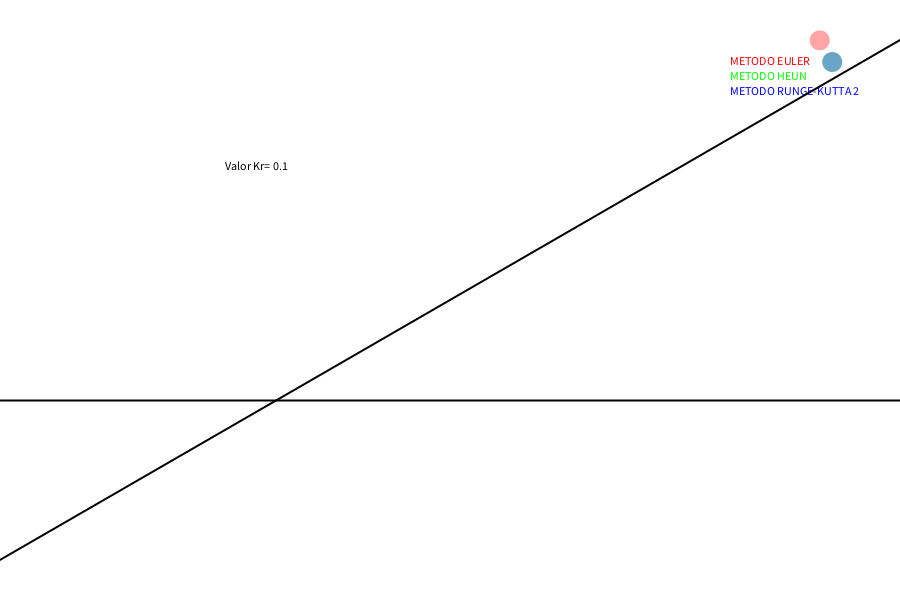
Frame 1 (no input)
Frame 60 (the mouse pressed at the canvas centre just before this capture): identical to frame 1, image omitted
Frame 120 (the mouse held since frame 60 and released just before this capture): identical to frame 1, image omitted

The Processing sketch that drew this single still picture (run headless with seeded random() and noise(); from frame 60 on, the mouse is pressed at the canvas centre):

// Processing sketch: processing_150719
// ── processing_150719.pde


/*************************

Alumno: Ignacio Dolz Monzó
Ejercicio: Simula un plano inclinado con un objeto cayendo con una fuerza de rozamiento determinada
Con pendiente  PI/4 velociad v.
Asignatura: simulación. (Parte matematica)
Centro: Universidad de valencia Ingeniería multimedia

************************/

float masa=1.0;
float dt=0.2;
float Kr=0.1;

//VectorFuerza 
PVector fuer_Eu= new PVector(0,0);
PVector fuer_Hu= new PVector(0,0);
PVector fuer_Rk= new PVector(0,0);


//Aceleracion
PVector vel_eu= new PVector(0,0);
PVector vel_hu= new PVector(0,0);
PVector vel_rk= new PVector(0,0);

//Fuerzas

PVector Ftang= new PVector(0,0);
//Fuerzas de rozamiento para cada sistema
PVector Froz_Eu= new PVector(0,0);
PVector Froz_Hu= new PVector(0,0);
PVector Froz_Rk= new PVector(0,0);

//Sumatorio de todas las fuerzas
PVector SumF_Eu=new PVector(0,0);
PVector SumF_Hu=new PVector(0,0);
PVector SumF_Rk=new PVector(0,0);

PVector grav= new PVector(0,9.8);
//PVector fuer= new PVector(0,0);

//angulo plano
float ang=30;

//Euler
PVector PosEuler= new PVector(0,0);
PVector VelEuler= new PVector(0,0);

//Hune
PVector PosHeun= new PVector(0,0);
PVector VelHeun=new PVector(0,0);
PVector VelAntHeun= new PVector(0,0);

//RK2
PVector PosRk2= new PVector(0,0);
PVector VelRk2=new PVector(0,0);

void setup(){
  
  size(900,600);
  background(255);

  
}

void Euler(){
  //Euler
  
///////////////////////////////////////////////  
  //velocidad
  VelEuler.x= VelEuler.x+fuer_Eu.x*dt;
  PosEuler.x= PosEuler.x+VelEuler.x*dt;
  
   vel_eu.x=VelEuler.x;
//////////////////////////////////////////////  
}

void Heun(){
    //Heun
  
///////////////////////////////////////////////   
  //velocidad
  VelHeun.x= VelHeun.x+fuer_Hu.x*dt;
  //Posicion del objeto
  PosHeun.x= PosHeun.x+((VelHeun.x+VelAntHeun.x)/2)*dt;
  //vel anterior;
  VelAntHeun.x= VelHeun.x;
  
  vel_hu.x=VelHeun.x;
  
//////////////////////////////////////////////

}

void Rk2(){
    //RK2

/////////////////////////////////////////////  
  //velocidad
  VelRk2.x= VelRk2.x+fuer_Rk.x*(dt/2);
  //posicion
  PosRk2.x= PosRk2.x+VelRk2.x*(dt/2);
  
  vel_rk.x=VelRk2.x;
////////////////////////////////////////////  
 
}
void Fuerzas(){
    //Fuerza Tangencial
  
  Ftang.x= masa*grav.x*sin(radians(ang));

  //Fuerza de rozamiento
  Froz_Eu.x= -Kr * vel_eu.x;
  Froz_Hu.x= -Kr * vel_hu.x;
  Froz_Rk.x= -Kr * vel_rk.x;
  
  //SumFuerzas
  SumF_Eu.x= Ftang.x+Froz_Eu.x;
  SumF_Hu.x= Ftang.x+Froz_Hu.x;
  SumF_Rk.x= Ftang.x+Froz_Rk.x;
  
  //Fuerza total producida
  fuer_Eu.x= SumF_Eu.x/masa;
  fuer_Hu.x= SumF_Hu.x/masa;
  fuer_Rk.x= SumF_Rk.x/masa;
  
}

void draw(){
  
  background(255);
  fill(255);
  text("INTEGRADORES",width-170, 50);
  fill(255,0,0);
  text("METODO EULER",width-170, 65);
  fill(0,255,0);
  text("METODO HEUN",width-170, 80);
  fill(0,0,255);
  text("METODO RUNGE-KUTTA 2",width-170, 95);
   fill(0);
  text("Valor Kr= "+Kr ,width/4, height/4+20);
 // fill(0);
 // text("Presiona espacio para iniciar",width/4, height/4);
  
  

  Fuerzas();
  Euler();
  Heun();
  Rk2();

   //plano
    stroke(0,0,0);
    strokeWeight(2);
    line(0,(height/2)+100,width,(height/2)+100);
    
    // Plano inclinado
    translate(width/2,height/2); //transladamos al centro para rotar el plano
    rotate(radians(-ang));//rotamos el plano en el centro
    stroke(0,0,0);
    strokeWeight(2);
    line(-1000,0,1000,0);
    
    pushMatrix();    
    translate(width/2,0);
    translate(PosEuler.x,0);
    fill(255,0,0,90);
    noStroke();
    ellipse(0,-40,20,20);
    popMatrix();
    
   pushMatrix();     
    // Objeto sobre plano inclinado
    translate(width/2,0);
    translate(PosHeun.x,0);
    noStroke();
    fill(0,255,0,90);
    ellipse(0,-15,20,20);
    popMatrix();
    
      pushMatrix();     
    // Objeto sobre plano inclinado
    translate(width/2,0);
    translate( PosRk2.x,0);
    noStroke();
    fill(0,0,255,90);
    ellipse(0,-15,20,20);
    popMatrix();

}
  
void keyPressed() {  

  if(key == ' ') {
PosEuler= new PVector(0,0);
 VelEuler= new PVector(-50,-70);

//Hune
 PosHeun= new PVector(0,0);
 VelHeun=new PVector(-50,-70);
VelAntHeun= new PVector(0,0);

//RK2
PosRk2= new PVector(0,0);
 VelRk2=new PVector(-50,-70);  
}
  if(key == '+') {
    Kr+= 0.1;
  }

  else if(key == '-') {
    Kr-= 0.1;
  }
  
}
  
  
